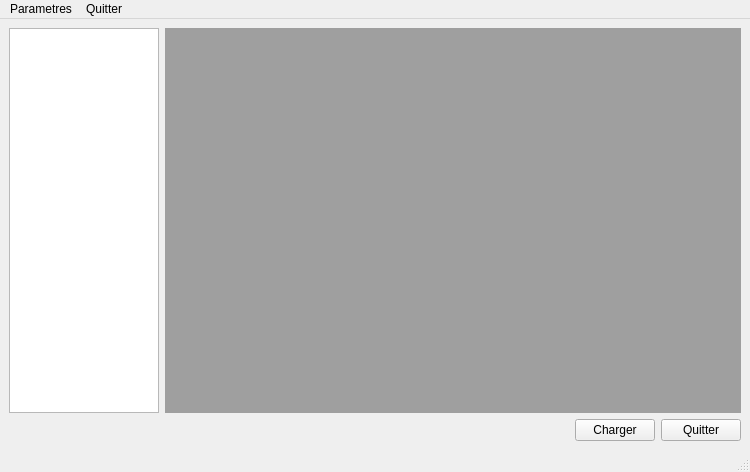
<?xml version="1.0" encoding="UTF-8"?>
<ui version="4.0">
 <class>MainWindow</class>
 <widget class="QMainWindow" name="MainWindow">
  <property name="geometry">
   <rect>
    <x>0</x>
    <y>0</y>
    <width>750</width>
    <height>472</height>
   </rect>
  </property>
  <property name="windowTitle">
   <string>DPricer</string>
  </property>
  <widget class="QWidget" name="centralwidget">
   <layout class="QGridLayout" name="gridLayout">
    <item row="1" column="0">
     <widget class="QListWidget" name="listWidget">
      <property name="maximumSize">
       <size>
        <width>150</width>
        <height>16777215</height>
       </size>
      </property>
      <property name="autoScrollMargin">
       <number>15</number>
      </property>
     </widget>
    </item>
    <item row="1" column="1">
     <widget class="QMdiArea" name="mdiArea"/>
    </item>
    <item row="2" column="1">
     <layout class="QHBoxLayout" name="horizontalLayout">
      <item>
       <spacer name="horizontalSpacer">
        <property name="orientation">
         <enum>Qt::Horizontal</enum>
        </property>
        <property name="sizeHint" stdset="0">
         <size>
          <width>40</width>
          <height>20</height>
         </size>
        </property>
       </spacer>
      </item>
      <item>
       <widget class="QPushButton" name="pushButton_2">
        <property name="text">
         <string>Charger</string>
        </property>
        <attribute name="buttonGroup">
         <string notr="true">buttonGroup</string>
        </attribute>
       </widget>
      </item>
      <item>
       <widget class="QPushButton" name="pushButton">
        <property name="text">
         <string>Quitter</string>
        </property>
        <attribute name="buttonGroup">
         <string notr="true">buttonGroup</string>
        </attribute>
       </widget>
      </item>
     </layout>
    </item>
   </layout>
  </widget>
  <widget class="QMenuBar" name="menubar">
   <property name="geometry">
    <rect>
     <x>0</x>
     <y>0</y>
     <width>750</width>
     <height>22</height>
    </rect>
   </property>
   <widget class="QMenu" name="menuParametres">
    <property name="title">
     <string>Parametres</string>
    </property>
   </widget>
   <widget class="QMenu" name="menuQuitter">
    <property name="title">
     <string>Quitter</string>
    </property>
   </widget>
   <addaction name="menuParametres"/>
   <addaction name="menuQuitter"/>
  </widget>
  <widget class="QStatusBar" name="statusbar"/>
 </widget>
 <resources/>
 <connections/>
 <buttongroups>
  <buttongroup name="buttonGroup"/>
 </buttongroups>
</ui>
